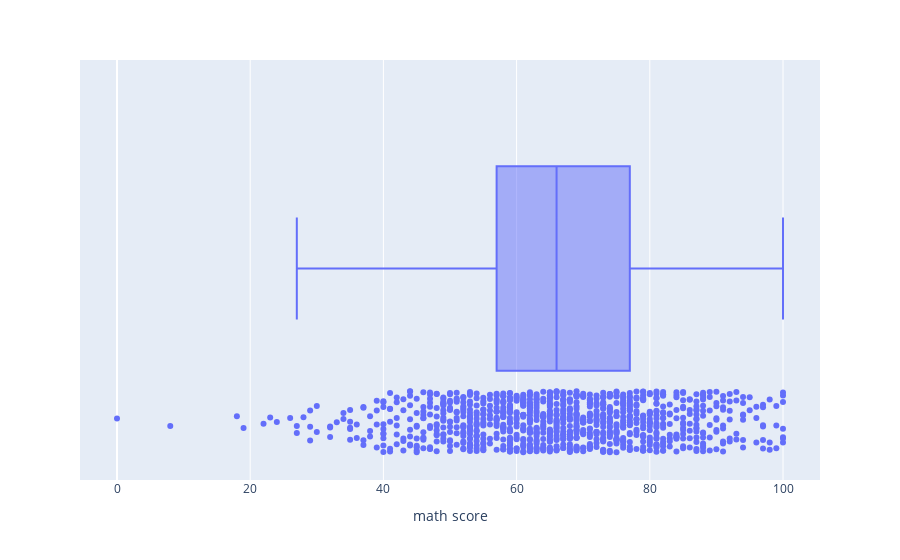

The cell this chart's notebook holds for it:
### Code cell
import plotly.express as px
fig = px.box(data, x="math score", points="all")
fig.show()

### Figure 1 — Plotly figure (JSON) as saved in the notebook; plotly's stock layout.template omitted (floating-point values rounded to 4 significant figures; data arrays with more than 128 entries replaced by an {"elided": "..."} marker saying what was removed)
{"data": [{"alignmentgroup": "True", "boxpoints": "all", "hovertemplate": "math score=%{x}<extra></extra>", "legendgroup": "", "marker": {"color": "#636efa"}, "name": "", "notched": false, "offsetgroup": "", "orientation": "h", "showlegend": false, "type": "box", "x": {"elided": "1000 int values"}, "x0": " ", "xaxis": "x", "y0": " ", "yaxis": "y"}], "layout": {"boxmode": "group", "legend": {"tracegroupgap": 0}, "margin": {"t": 60}, "xaxis": {"anchor": "y", "domain": [0, 1], "title": {"text": "math score"}}, "yaxis": {"anchor": "x", "domain": [0, 1]}}}
